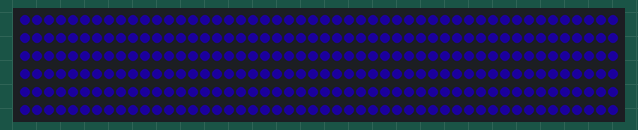
Bench run of a sketch on a simulated Arduino Uno, built with avr-gcc and run on an emulated ATmega328P. Parts: 300 RGB LEDs in strip order, left to right, continuing on the next row. Dim RGB values are drawn brighter than linear; colours are those a GRB WS2812 strip shows for the declared byte order; random numbers use the default seed unless the sketch sets one.

Above: at 4.08 s.
At 9.7 s:
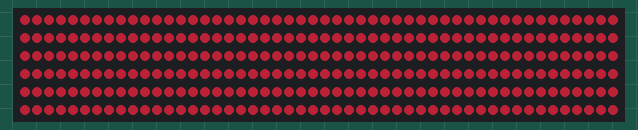
At 13.23 s:
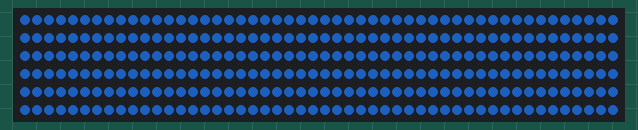
At 17.3 s:
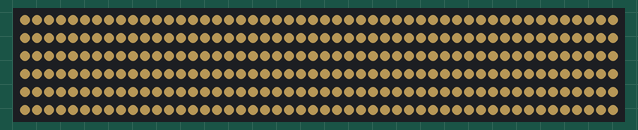
At 32.6 s:
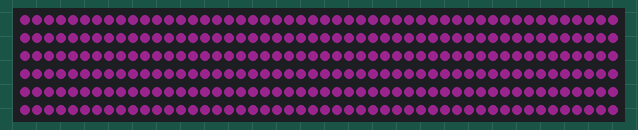
At 36.4 s:
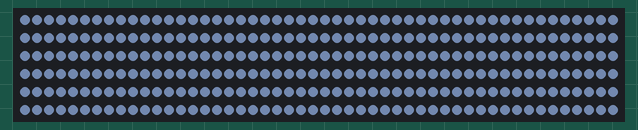

The sketch:

fade-all-to-random.ino
```cpp
#include <FastLED.h>
#define LED_PIN     6

#define NUM_LEDS    300
#define BRIGHTNESS  100
#define LED_TYPE    WS2812
#define COLOR_ORDER RGB
CRGB leds[NUM_LEDS];
#define UPDATES_PER_SECOND 100

//Previous value of RGB
int redPrevious, greenPrevious, bluePrevious = 0;

//Current value of RGB
float redCurrent, greenCurrent, blueCurrent = 0;


//Target value of RGB
int redTarget, greenTarget, blueTarget = 0;

int fade_delay = 10;
int steps = 100;

void setup() {
  delay( 3000 ); // power-up safety delay
  FastLED.addLeds<LED_TYPE, LED_PIN, COLOR_ORDER>(leds, NUM_LEDS).setCorrection( TypicalLEDStrip );

  for(int dot = 0; dot < NUM_LEDS; dot++) {
    leds[dot] = CRGB::Black;
  }
  FastLED.show();

  FastLED.setBrightness(BRIGHTNESS);

}
void loop() {
  FadeToColour(rand() % 255, rand() % 255, rand() % 255);
}

void FadeToColour(int r, int g, int b) {
  redPrevious = redCurrent;
  greenPrevious = greenCurrent;
  bluePrevious = blueCurrent;

  redTarget = r;
  greenTarget = g;
  blueTarget = b;

  float redDelta = redTarget - redPrevious;
  redDelta = redDelta / steps;

  float greenDelta = greenTarget - greenPrevious;
  greenDelta = greenDelta / steps;

  float blueDelta = blueTarget - bluePrevious;
  blueDelta = blueDelta / steps;

  for (int j = 1; j < steps; j++) {
    redCurrent = redPrevious + (redDelta * j);
    greenCurrent = greenPrevious + (greenDelta * j);
    blueCurrent = bluePrevious + (blueDelta * j);
      for(int dot = 0; dot < NUM_LEDS; dot++) {
        setColour(redCurrent, greenCurrent, blueCurrent, dot);
      }
      FastLED.show();
      delay(fade_delay);  //Delay between steps
  }
  delay(1000); //Wait at peak colour before continuing
}

void setColour(int r, int g, int b, int lednum) {
  leds[lednum] = CRGB(r, g, b);
}
```
